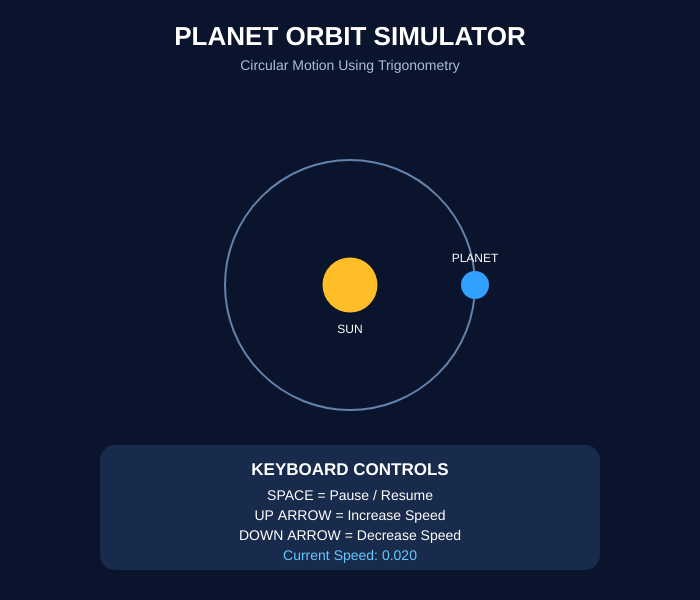
Frame 1 (no input)
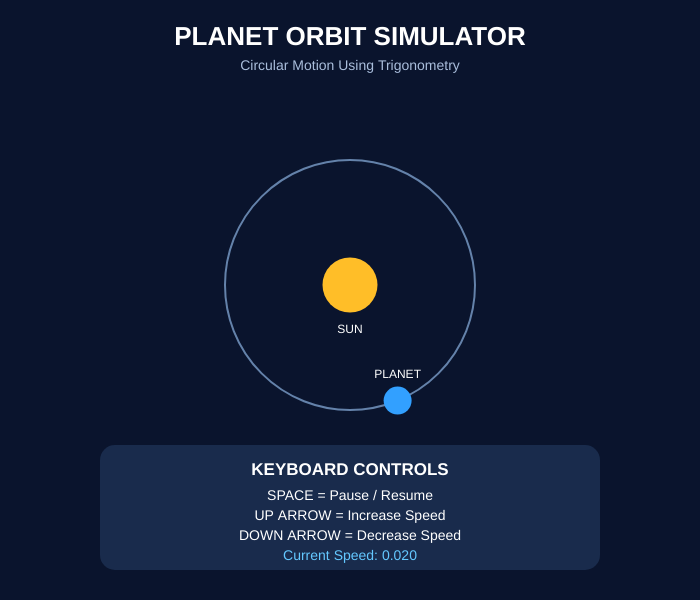
Frame 60 (no input)
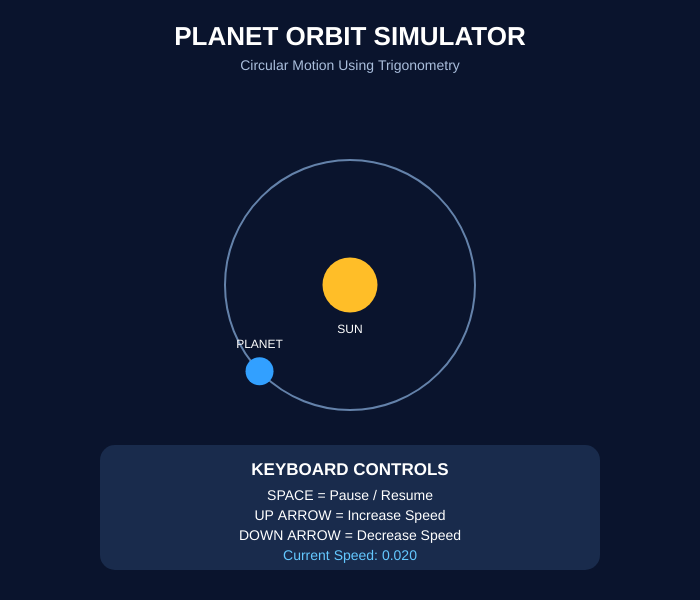
Frame 120 (the mouse pressed at the canvas centre since frame 60)

The p5.js sketch that drew these frames (run headless with seeded random() and noise() and a simulated clock; from frame 60 on, the mouse is pressed at the canvas centre):

// p5.js sketch
// ── sketch.js

let orbitAngle = 0;
let orbitRadius = 125;
let orbitSpeed = 0.02;
let isPaused = false;

function setup() {
  createCanvas(700, 600);
  textFont("Arial");
}

function draw() {
  background(10, 20, 45);

  let centerX = width / 2;
  let centerY = 285;

  // TITLE
  noStroke();
  fill(255);
  textAlign(CENTER);
  textSize(26);
  textStyle(BOLD);
  text("PLANET ORBIT SIMULATOR", width / 2, 45);

  textStyle(NORMAL);
  textSize(14);
  fill(170, 190, 220);
  text("Circular Motion Using Trigonometry", width / 2, 70);

  // ORBIT PATH
  noFill();
  stroke(100, 130, 170);
  strokeWeight(2);
  circle(centerX, centerY, orbitRadius * 2);

  // SUN
  noStroke();
  fill(255, 190, 40);
  circle(centerX, centerY, 55);

  fill(255);
  textSize(12);
  text("SUN", centerX, centerY + 48);

  // PLANET POSITION USING TRIGONOMETRY
  let planetX = centerX + orbitRadius * cos(orbitAngle);
  let planetY = centerY + orbitRadius * sin(orbitAngle);

  // PLANET
  fill(50, 160, 255);
  circle(planetX, planetY, 28);

  fill(255);
  textSize(12);
  text("PLANET", planetX, planetY - 23);

  // UPDATE MOVEMENT
  if (!isPaused) {
    orbitAngle += orbitSpeed;
  }

  // CONTROLS PANEL
  noStroke();
  fill(25, 43, 76);
  rect(100, 445, 500, 125, 15);

  fill(255);
  textSize(17);
  textStyle(BOLD);
  text("KEYBOARD CONTROLS", width / 2, 475);

  textStyle(NORMAL);
  textSize(14);

  text("SPACE = Pause / Resume", width / 2, 500);
  text("UP ARROW = Increase Speed", width / 2, 520);
  text("DOWN ARROW = Decrease Speed", width / 2, 540);

  fill(100, 200, 255);
  text("Current Speed: " + orbitSpeed.toFixed(3),
       width / 2, 560);
}

// KEYBOARD CONTROLS
function keyPressed() {
  if (key === ' ') {
    isPaused = !isPaused;
    return false;
  }

  if (keyCode === UP_ARROW) {
    orbitSpeed += 0.01;
    return false;
  }

  if (keyCode === DOWN_ARROW) {
    orbitSpeed = max(0.001, orbitSpeed - 0.01);
    return false;
  }
}
